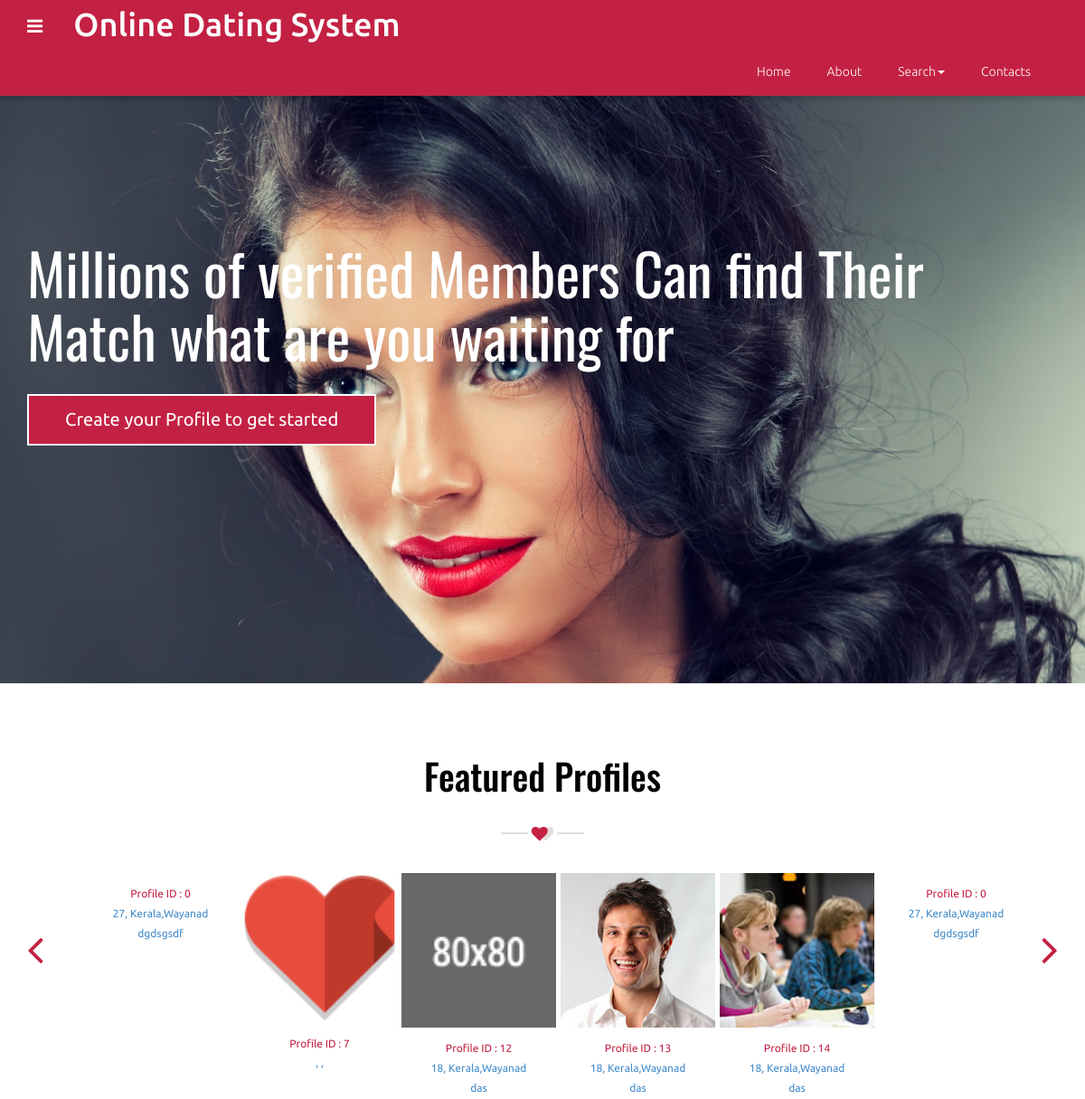
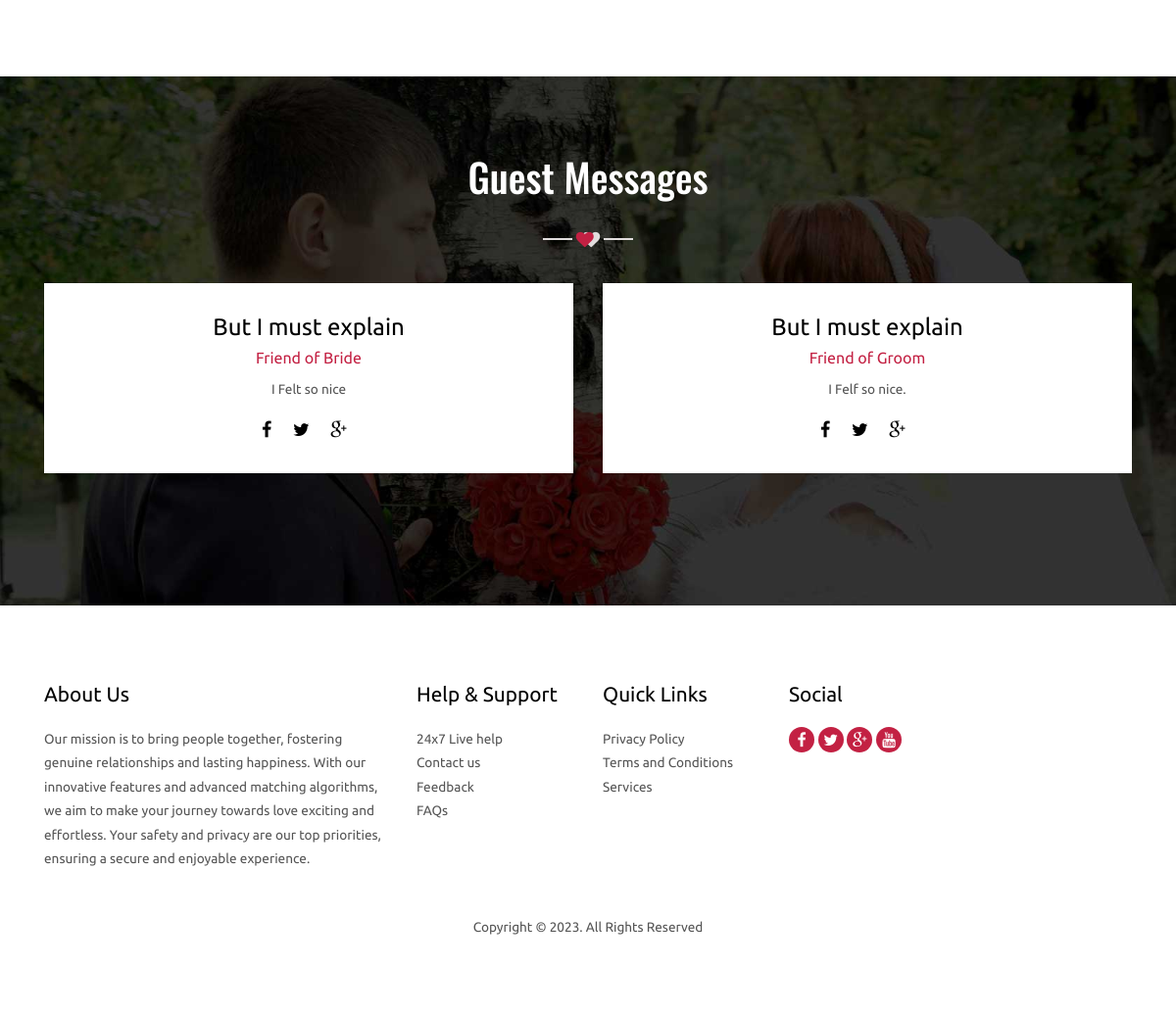
The page / on the database its author committed (2 pictures, top to bottom).
### tables this page shows
CREATE TABLE IF NOT EXISTS `customer` (
`id` int(10) NOT NULL,
  `cust_id` int(5) NOT NULL,
  `email` varchar(60) NOT NULL,
  `age` varchar(10) NOT NULL,
  `height` int(10) NOT NULL,
  `sex` varchar(6) NOT NULL,
  `religion` varchar(20) NOT NULL,
  `caste` varchar(20) NOT NULL,
  `subcaste` varchar(20) NOT NULL,
  `district` varchar(20) NOT NULL,
  `state` varchar(20) NOT NULL,
  `country` varchar(10) NOT NULL,
  `maritalstatus` varchar(20) NOT NULL,
  `profilecreatedby` varchar(20) NOT NULL,
  `education` text NOT NULL,
  `education_sub` text NOT NULL,
  `firstname` text NOT NULL,
  `lastname` text NOT NULL,
  `body_type` text NOT NULL,
  `physical_status` text NOT NULL,
  `drink` varchar(8) NOT NULL,
  `mothertounge` text NOT NULL,
  `colour` varchar(20) NOT NULL,
  `weight` int(5) NOT NULL,
  `blood_group` varchar(5) NOT NULL,
  `diet` varchar(8) NOT NULL,
  `smoke` varchar(8) NOT NULL,
  `dateofbirth` date NOT NULL,
  `occupation` text NOT NULL,
  `occupation_descr` text NOT NULL,
  `annual_income` varchar(20) NOT NULL,
  `fathers_occupation` varchar(20) NOT NULL,
  `mothers_occupation` varchar(20) NOT NULL,
  `no_bro` int(5) NOT NULL,
  `no_sis` int(5) NOT NULL,
  `aboutme` text NOT NULL,
  `profilecreationdate` date NOT NULL
);

CREATE TABLE IF NOT EXISTS `photos` (
`id` int(10) NOT NULL,
  `cust_id` int(10) NOT NULL,
  `pic1` varchar(25) NOT NULL,
  `pic2` varchar(40) NOT NULL,
  `pic3` varchar(40) NOT NULL,
  `pic4` varchar(40) NOT NULL
);

### functions.php (called while the page is built, shortened)
<?php
function mysqlexec($sql){
	$host="localhost";
	$username="root";
	$password="";
	$db_name="mat";
	$conn=mysqli_connect("$host", "$username", "$password")or die("cannot connect");
	mysqli_select_db($conn,"$db_name")or die("cannot select DB");
	if($result = mysqli_query($conn, $sql)){
		return $result;
	}
	else{
		echo mysqli_error($conn);
	}
}
?>

### index.php (the view, shortened to what this page needs)
<?php include_once("functions.php"); ?>
<!DOCTYPE HTML>
<html>
<head>
<link href="css/bootstrap-3.1.1.min.css" rel='stylesheet' type='text/css' />
<link href="css/style.css" rel='stylesheet' type='text/css' />
<link href="css/font-awesome.css" rel="stylesheet">
</head>
<body>
 <?php include_once("includes/navigation.php");?>
<div class="banner">
  <div class="container">
    <div class="banner_info">
      <h3>Millions of verified Members Can find Their Match what are you waiting for</h3>
      <a href="register.php" class="hvr-shutter-out-horizontal">Create your Profile to get started</a>
    </div>
  </div>
</div>
<div class="grid_1">
      <div class="container">
      	<h1>Featured Profiles</h1>
       	<div class="heart-divider">
			<span class="grey-line"></span>
			<i class="fa fa-heart pink-heart"></i>
			<i class="fa fa-heart grey-heart"></i>
			<span class="grey-line"></span>
        </div>
        <ul id="flexiselDemo3">
        <?php
        	$sql="SELECT * FROM customer";
        	$result=mysqlexec($sql);
        	if($result){
        		while($row=mysqli_fetch_assoc($result)){
        			$profileid=$row['cust_id'];
        			$age=$row['age'];
        			$place=$row['state'] . "," . $row['district'];
        			$job=$row['occupation'];
        				$pic1='';
						$sql2="SELECT * FROM photos WHERE cust_id = $profileid";
						$result2 = mysqlexec($sql2);
						if($result2){
							$row2=mysqli_fetch_array($result2);
							$pic1=$row2['pic1'];
						}
					echo "<li><div class=\"col_1\"><a href=\"view_profile.php?id={$profileid}\">";
					echo "<img src=\"profile/{$profileid}\/{$pic1}\" alt=\"\" class=\"hover-animation image-zoom-in img-responsive\"/>";
					echo "<h3><span class=\"m_3\">Profile ID : {$profileid}</span><br>{$age}, {$place}<br>{$job}</h3></a></div>";
					echo "</li>";
        		}
        	}
        ?>
          </ul>
    </div>
</div>
    <div class="bg">
		<div class="container">
			<h3>Guest Messages</h3>
			<div class="heart-divider">
				<span class="grey-line"></span>
				<i class="fa fa-heart pink-heart"></i>
				<i class="fa fa-heart grey-heart"></i>
				<span class="grey-line"></span>
            </div>
            <div class="col-sm-6">
            	<div class="bg_left">
            		<h4>But I must explain</h4>
            		<h5>Friend of Bride</h5>
            		<p>I Felt so nice</p>
            	   <ul class="team-socials">
                    <li><a href="#"><span class="icon-social "><i class="fa fa-facebook"></i></span></a></li>
                    <li><a href="#"><span class="icon-social "><i class="fa fa-twitter"></i></span></a></li>
                    <li><a href="#"><span class="icon-social"><i class="fa fa-google-plus"></i></span></a></li>
                   </ul>
            	</div>
            </div>
            <div class="col-sm-6">
            	<div class="bg_left">
            		<h4>But I must explain</h4>
            		<h5>Friend of Groom</h5>
            		<p>I Felf so nice.</p>
            	   <ul class="team-socials">
                    <li><a href="#"><span class="icon-social "><i class="fa fa-facebook"></i></span></a></li>
                    <li><a href="#"><span class="icon-social "><i class="fa fa-twitter"></i></span></a></li>
                    <li><a href="#"><span class="icon-social"><i class="fa fa-google-plus"></i></span></a></li>
                   </ul>
            	</div>
            </div>
            <div class="clearfix"> </div>
		</div>
	</div>
    <?php include_once 'footer.php'; ?>

### includes/navigation.php (shortened to what this page needs)
<div class="navbar navbar-inverse-blue navbar">
     <div class="navbar-inner navbar-inner_1">
       <div class="container">
          <div class="navigation">
            <nav id="colorNav">
		   <ul>
			<li class="green">
			</li>
		   </ul>
            </nav>
          </div>
          <a class="brand" href="index.php">
	   <h1 style="color: white;">Online Dating System</h1>
		<img src="" alt=""></a>
          <div class="pull-right">
         	<nav class="navbar nav_bottom" role="navigation">
	    <div class="collapse navbar-collapse" id="bs-megadropdown-tabs">
	        <ul class="nav navbar-nav nav_1">
	            <li><a href="index.php">Home</a></li>
	            <li><a href="about.php">About</a></li>
				<li class="dropdown">
	              <a href="#" class="dropdown-toggle" data-toggle="dropdown">Search<span class="caret"></span></a>
	            </li>
	            <li class="last"><a href="contact.php">Contacts</a></li>
	        </ul>
	     </div>
	    </nav>
	   </div>
         <div class="clearfix"> </div>
       </div>
     </div>
   </div>

### footer.php (shortened to what this page needs)
 <div class="footer">
    	<div class="container">
    		<div class="col-md-4 col_2">
    			<h4>About Us</h4>
    			<p> Our mission is to bring people together, fostering genuine relationships and lasting happiness. With our innovative features and advanced matching algorithms, we aim to make your journey towards love exciting and effortless. Your safety and privacy are our top priorities, ensuring a secure and enjoyable experience.</p>
    		</div>
    		<div class="col-md-2 col_2">
    			<h4>Help & Support</h4>
    			<ul class="footer_links">
    				<li><a href="#">24x7 Live help</a></li>
    				<li><a href="contact.php">Contact us</a></li>
    				<li><a href="#">Feedback</a></li>
    				<li><a href="faq.php">FAQs</a></li>
    			</ul>
    		</div>
    		<div class="col-md-2 col_2">
    			<h4>Quick Links</h4>
    			<ul class="footer_links">
    				<li><a href="privacy.php">Privacy Policy</a></li>
    				<li><a href="terms.php">Terms and Conditions</a></li>
    				<li><a href="services.php">Services</a></li>
    			</ul>
    		</div>
    		<div class="col-md-2 col_2">
    			<h4>Social</h4>
    			<ul class="footer_social">
				  <li><a href="#"><i class="fa fa-facebook fa1"> </i></a></li>
				  <li><a href="#"><i class="fa fa-twitter fa1"> </i></a></li>
				  <li><a href="#"><i class="fa fa-google-plus fa1"> </i></a></li>
				  <li><a href="#"><i class="fa fa-youtube fa1"> </i></a></li>
			    </ul>
    		</div>
    		<div class="clearfix"> </div>
    		<div class="copy">
		      <p>Copyright © 2023. All Rights Reserved</p>
	        </div>
    	</div>
</div>
</body>
<link rel="stylesheet" href="css/flexslider.css" type="text/css" media="screen" />
</html>

### rows shown on the page
customer: cust "0", age "27", place "Kerala,Wayanad", occupation "dgdsgsdf"
customer: photos.pic1 (picture), cust "7", place ","
customer: photos.pic1 (picture), cust "12", age "18", place "Kerala,Wayanad", occupation "das"
customer: photos.pic1 (picture), cust "13", age "18", place "Kerala,Wayanad", occupation "das"
customer: photos.pic1 (picture), cust "14", age "18", place "Kerala,Wayanad", occupation "das"
